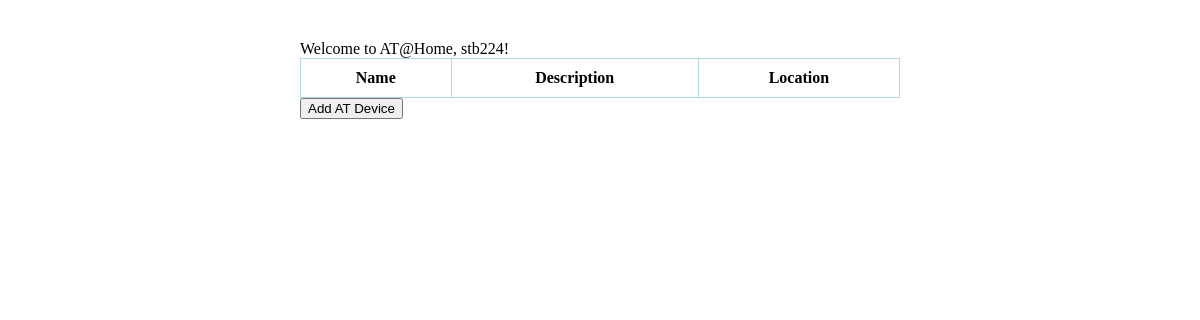
The app's page / (signed in), older data.
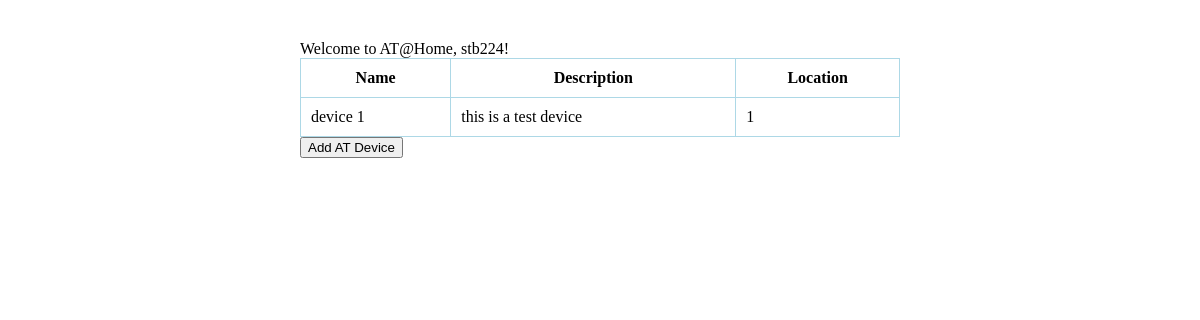
The same page, newer data.
### demo/models.py (models this page shows, shortened)
class AT(models.Model):
    name = models.CharField(max_length=200)
    description = models.CharField(max_length=1000)
    location = models.IntegerField()

### demo/views.py (the view)
# urls.py: path('', views.index, name='index'),
def index(request):
    context = {}
    message = "Login"
    at_devices = None
    if request.user.is_authenticated:
        message = "Success"
        context['user'] = request.user
        at_devices = AT.objects.all()
    context['at_devices'] = at_devices
    context['message'] = message
    template = 'demo/index.html'
    return render(request, template, context)

### templates/demo/index.html (shortened to what this page needs)
{% load static %}
<!DOCTYPE html>
<html>
    <head>
        <link rel="stylesheet" href="{% static 'css/style.css' %}">
    </head>
    <body>
        <div id="content">
            Welcome to AT@Home{% if message == "Login" %}. <a href="/admin">{{ message }}</a>{% else %}, {{ user }}!
            <table>
                <tr>
                    <th>Name</th>
                    <th>Description</th>
                    <th>Location</th>
                </tr>
                {% for at in at_devices %}
                <tr>
                    <td>{{ at.name }}</td>
                    <td>{{ at.description }}</td>
                    <td>{{ at.location }}</td>
                </tr>
                {% endfor %}
            </table>
            <button value="add_device" onclick="window.location.href='add_device'">Add AT Device</button>{% endif %}
        </div>
    </body>
</html>

### static/css/style.css (style rules this page uses)
#content { width: 50vw; margin: auto; margin-top: 5vh; }
table { border-collapse: collapse; width: 100%; }
table tr th, table tr td { border: lightblue solid 1px; padding: 10px; }

Row changes from the older to the newer data that the page shows:
added AT: name "device 1", description "this is a test device", location "1"
